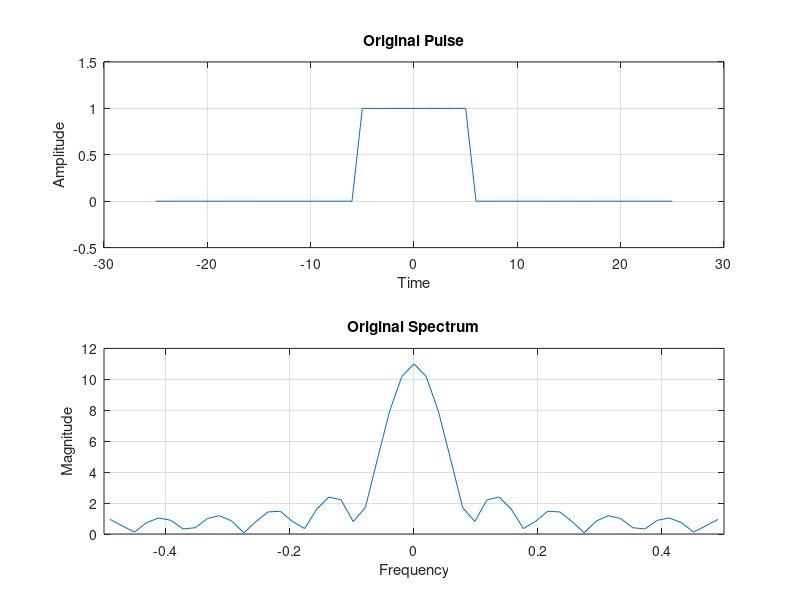
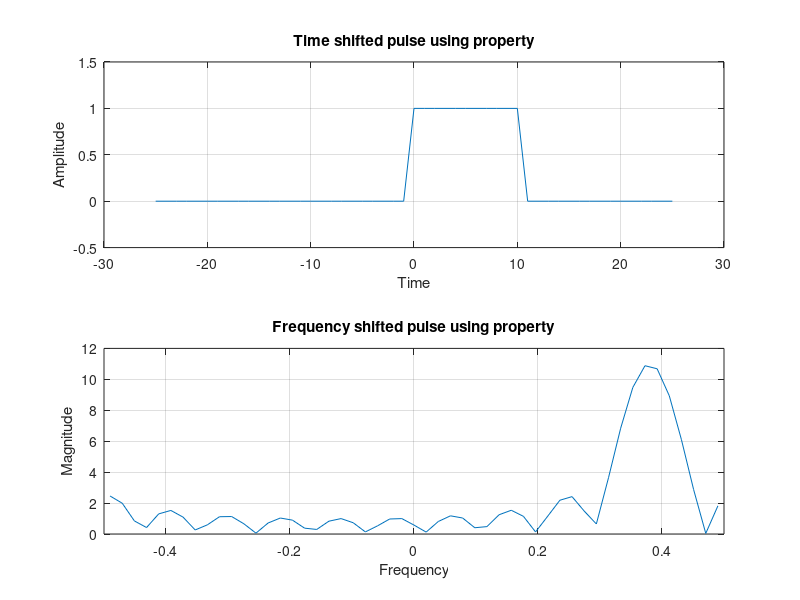
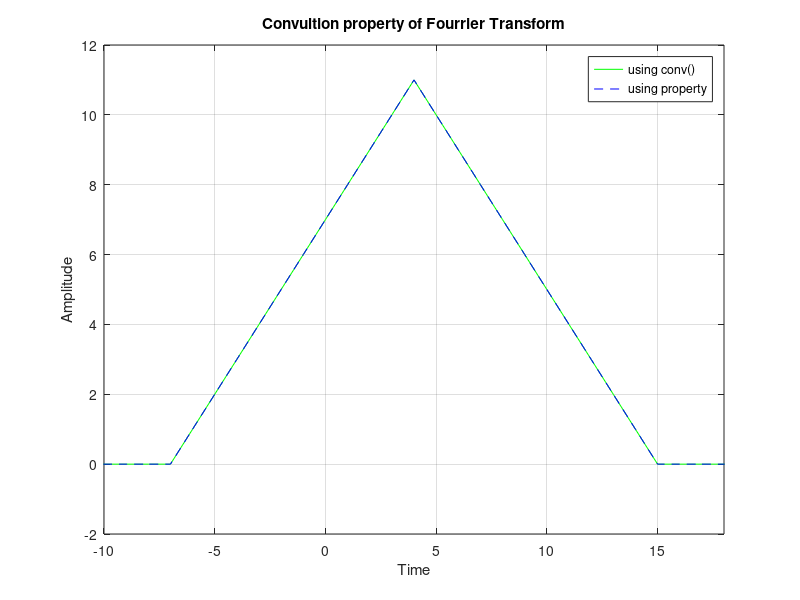

These charts were generated, in order, by the following MATLAB code:
% Set time scale, frequency scale and width
width = 10;
t = -25:25;
f = t/length(t);

% Original pulse and spectrum
pulse = zeros(1, length(t));
pulse((length(t)-width)/2:(length(t)+width)/2) = 1;
spectrum = fftshift(fft(pulse));

% ---- Time shifting ----
time_shift = -5;

% Applying property to original spectrum
time_shift_factor = exp(1i*2*pi*f*time_shift);
time_shifted_spectrum = spectrum.*time_shift_factor;
time_shifted_pulse = ifft(ifftshift(time_shifted_spectrum));

% ---- Frequency shifting ----
frequency_shift = 0.38;

% Applying property to original pulse
frequency_shift_factor = exp(1i*2*pi*t*frequency_shift);
frequency_shifted_pulse = pulse.*frequency_shift_factor;
frequency_shifted_spectrum = fftshift(fft(frequency_shifted_pulse));

% ---- Convolution ----
x1 = pulse;
X1 = spectrum;
x2 = time_shifted_pulse;
X2 = time_shifted_spectrum;
X3 = X1.*X2;
x3 = fftshift(ifft(ifftshift(X3)));
convuled_pulse = conv(x1,x2);
ct = -51:49;

% Original signal and its spectrum
figure(1);
subplot(2,1,1);
plot(t, pulse);
xlabel('Time');
ylabel('Amplitude');
title('Original Pulse');
ylim([-0.5, 1.5]);
grid;
subplot(2,1,2);
plot(f, abs(spectrum));
xlabel('Frequency');
ylabel('Magnitude');
title('Original Spectrum');
xlim([-0.5,0.5]);
grid;

% Time shifted signal and frequency shifted spectrum
figure(2);
subplot(2,1,1);
plot(t, time_shifted_pulse);
xlabel('Time');
ylabel('Amplitude');
title('Time shifted pulse using property');
ylim([-0.5, 1.5]);
grid;
subplot(2,1,2);
plot(f, abs(frequency_shifted_spectrum));
xlabel('Frequency');
ylabel('Magnitude');
title('Frequency shifted pulse using property');
xlim([-0.5,0.5]);
grid;

% Convolution
figure(3);
plot(ct, convuled_pulse, 'g', t, x3, 'b--');
xlabel('Time');
ylabel('Amplitude');
title('Convultion property of Fourrier Transform');
legend('using conv()', 'using property');
xlim([-10, 18]);
grid;